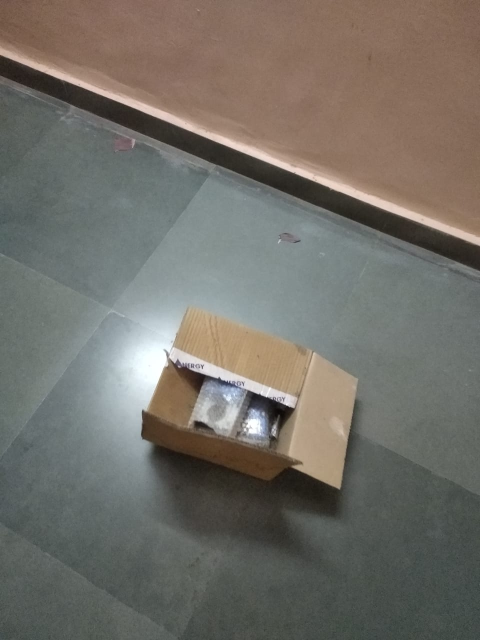
%> input picture Pictures/10.jpeg, 960 x 1280 px (shown at 1/2 size)
$ octave DetectStaircase.m   (GNU Octave 9; MATLAB toolbox functions it lacks are replaced by stand-ins)
%> lines starting %> are read from the running program, lines starting %| are printed output that depends on the picture; in (x1, y1, x2, y2) boxes, pixels count from 0 and x2, y2 are one past the last pixel; in counts of white or black regions, pixels touching at a corner belong together; the program's own positions count from 1
### bfltGray.m
% Implements bilateral filtering for grayscale images.
function B = bfltGray(A,w,sigma_d,sigma_r)
% Pre-compute Gaussian distance weights.
[X,Y] = meshgrid(-w:w,-w:w);
G = exp(-(X.^2+Y.^2)/(2*sigma_d^2));

% Apply bilateral filter.
dim = size(A);
B = zeros(dim);
for i = 1:dim(1)
   for j = 1:dim(2)

         % Extract local region.
         iMin = max(i-w,1);
         iMax = min(i+w,dim(1));
         jMin = max(j-w,1);
         jMax = min(j+w,dim(2));
         I = A(iMin:iMax,jMin:jMax);

         % Compute Gaussian intensity weights.
         H = exp(-(I-A(i,j)).^2/(2*sigma_r^2));

         % Calculate bilateral filter response.
         F = H.*G((iMin:iMax)-i+w+1,(jMin:jMax)-j+w+1);
         B(i,j) = sum(F(:).*I(:))/sum(F(:));

   end
end

### bfilter2.m
% BFILTER2 Two dimensional bilateral filtering.

function B = bfilter2(A,w,sigma)
% Verify that the input image exists and is valid.
if ~exist('A','var') || isempty(A)
   error('Input image A is undefined or invalid.');
end
if ~isfloat(A) || ~sum([1,3] == size(A,3)) || ...
      min(A(:)) < 0 || max(A(:)) > 1
   error(['Input image A must be a double precision ',...
          'matrix of size NxMx1 or NxMx3 on the closed ',...
          'interval [0,1].']);
end
% Verify bilateral filter window size.
if ~exist('w','var') || isempty(w) || ...
      numel(w) ~= 1 || w < 1
   w = 5;
end
w = ceil(w);
% Verify bilateral filter standard deviations.
if ~exist('sigma','var') || isempty(sigma) || ...
      numel(sigma) ~= 2 || sigma(1) <= 0 || sigma(2) <= 0
   sigma = [3 0.1];
end
% Apply either grayscale or color bilateral filtering.
if size(A,3) == 1
   B = bfltGray(A,w,sigma(1),sigma(2));
else
   B = bfltColor(A,w,sigma(1),sigma(2));
end
%%%%%%%%%%%%%%%%%%%%%%%%%%%%%%%%%%%%%%%%%%%%%%%%%%%%%%%%%%%%%
% [55 lines of commented-out code are left out]

### DetectStaircase.m
clc
close all
clear all

L=[];
I  = imread('10.jpeg');
%> I is the input picture: size 1280x960x3 uint8; mean R, G, B 114.4, 111.1, 103.9
I=imresize(I,[256 256]);
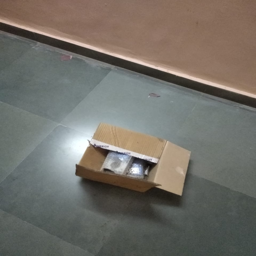
%> I: size 256x256x3 uint8; mean R, G, B 114.4, 111.1, 103.9
I=imsharpen(I);
B=im2double(I);
B=rgb2gray(B);
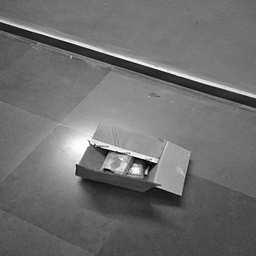
%> B: size 256x256 double; min 0, max 1, mean 0.437
figure
subplot(2,2,1)
imshow(B)
rotI=bfilter2(B,[3 3],[3 3]);
%> after the loop in bfltGray, `for i = 1:dim(1)`:
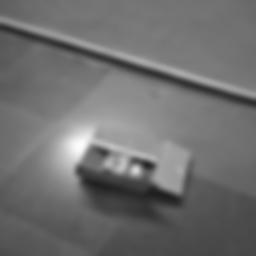
%> B: size 256x256 double; min 0.119, max 0.989, mean 0.437
BW = edge(rotI,'canny');
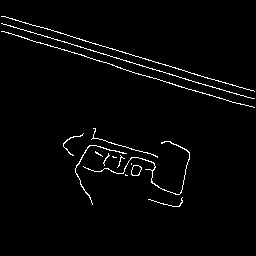
%> BW: size 256x256 logical; 2.3% white in thin lines or dots, all inside (x1, y1, x2, y2) = (1, 16, 255, 207)
subplot(2,2,2)
imshow(BW)
[H,T,R] = hough(BW);
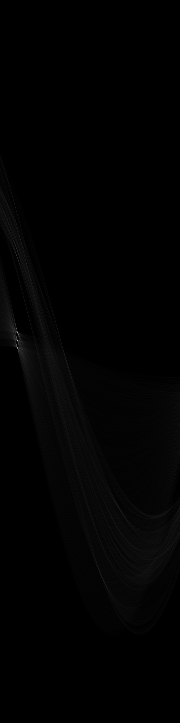
%> H: size 723x180 double; min 0, max 215, mean 2.1
%> T = 180 values from -90 to 89; R = 723 values from -361 to 361
subplot(2,2,3)
imshow(H,[],'XData',T,'YData',R,...
            'InitialMagnification','fit');
xlabel('\theta'), ylabel('\rho');
axis on, axis normal, hold on;
% colormap(hot)
P  = houghpeaks(H,5,'threshold',ceil(0.3*max(H(:))));
%> P = [341 18; 329 17]
x = T(P(:,2)); y = R(P(:,1));
%> after `x = T(P(:,2))`: x = [-73 -74]
%> after `y = R(P(:,1))`: y = [-21 -33]
plot(x,y,'s','color','white');
hold off
% Find lines and plot them
lines = houghlines(BW,T,R,P,'FillGap',10,'MinLength',10);
%> lines = 2 lines; point1 to point2 (x, y): (3, 24) to (248, 98), (127, 71) to (255, 108)
subplot(2,2,4)
imshow(rotI), hold on
max_len = 0;
for k = 1:length(lines)
   xy = [lines(k).point1; lines(k).point2];
   lines(k).ord=lines(k).point2(2);
   % Determine the endpoints of the longest line segment
   len = norm(lines(k).point1 - lines(k).point2);
   if ( len > max_len)
      max_len = len;
      xy_long = xy;
   end
   if len<25
       L(k)=0;
       lines(k).length=0;
       continue;
   end
   L(k)=len;
   lines(k).length=len;
   plot(xy(:,1),xy(:,2),'LineWidth',2,'Color','green');

   % Plot beginnings and ends of lines
   plot(xy(1,1),xy(1,2),'x','LineWidth',2,'Color','yellow');
   plot(xy(2,1),xy(2,2),'x','LineWidth',2,'Color','red');

end
%> this loop made 2 passes
%> (len, max_len, xy_long) on pass 1: (255.9, 255.9, [3 24; 248 98])
%> (xy, len) on pass 2: ([127 71; 255 108], 133.2)
%> after the loop, L = [255.9 133.2]
% highlight the longest line segment
plot(xy_long(:,1),xy_long(:,2),'LineWidth',2,'Color','blue')
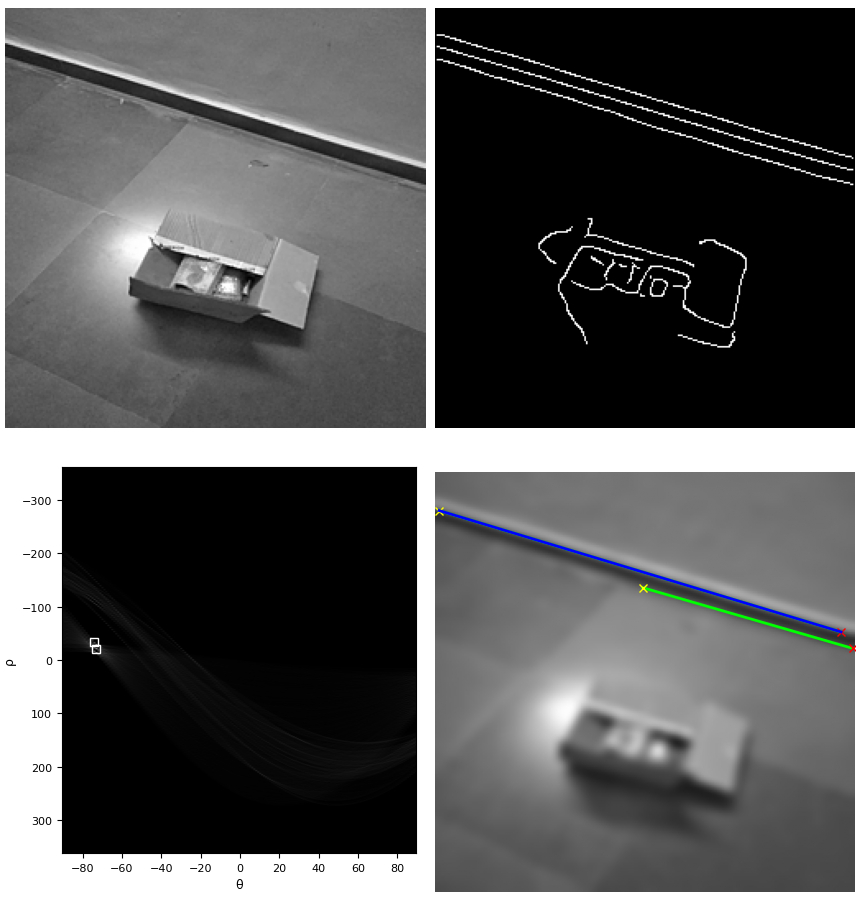
%> figure redrawn from the program's plot data, 4 panels

T = struct2table(lines);
%> T has the same summary as lines
sortedT = sortrows(T, 'ord');
%> sortedT has the same summary as lines
Slines = table2struct(sortedT);
%> Slines has the same summary as lines

Dist=zeros(length(Slines));
for i=1:length(Slines)
    for j=1:length(Slines)
        if ((Slines(i).theta>=83)&&(Slines(j).theta>=83))||((Slines(j).theta<=-83)&&(Slines(i).theta<=-83))
                    dist=DistBetween2Segment(Slines(i).point1,Slines(i).point2,Slines(j).point1,Slines(j).point2);
                    Dist(i,j)=dist;
        else
            Dist(i,j)=0;
        end
    end
end
%> this loop made 2 passes
%> after the loop, Dist = [0 0; 0 0]
CloseDist=[];
for i=1:length(Slines)
    for j=1:length(Slines)
        if abs(i-j)==1
            CloseDist=[CloseDist Dist(i,j)];
        end
    end
end
%> after the loop, CloseDist = [0 0]

if (length(find(CloseDist~=0))/length(CloseDist)>0.4)
    display('It is a staircase')
elseif (length(find(CloseDist~=0))/length(CloseDist)<=0.4)&&(length(find(CloseDist~=0))/length(CloseDist)>0.2)
    display('Staircase is nearby')
else
    display('No staircase nearby')
end

$ run again, with Pictures/1.jpeg copied over Pictures/10.jpeg
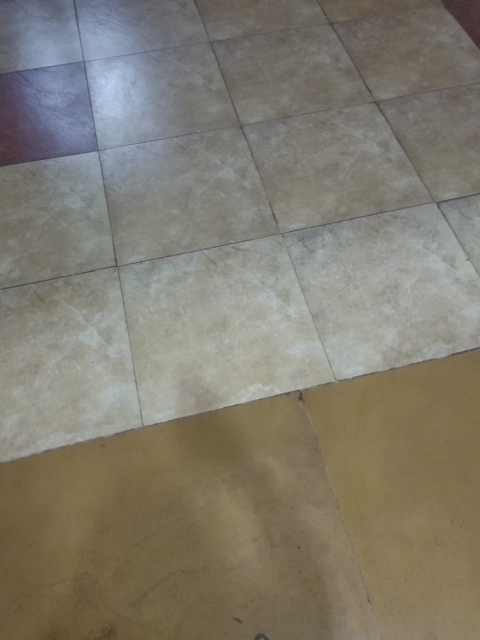
%> input picture Pictures/1.jpeg, 960 x 1280 px (shown at 1/2 size)
%> I is the input picture: size 1280x960x3 uint8; mean R, G, B 128.5, 123.3, 110.9
%> `BW = edge(rotI,'canny');`:
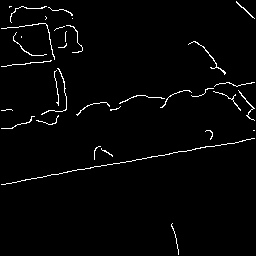
%> BW: size 256x256 logical; 2.1% white in thin lines or dots
%> `[H,T,R] = hough(BW);`: T = 180 values from -90 to 89; R = 723 values from -361 to 361
%> P = [543 171; 490 52; 479 173; 428 174; 406 83]
%> x = [80 -39 82 83 -8]
%> y = [181 128 117 66 44]
%> lines = 7 lines; point1 to point2 (x, y): (122, 163) to (59, 175), (173, 154) to (132, 162), (202, 46) to (225, 75), (55, 72) to (59, 101), (234, 85) to (252, 107), (26, 180) to (2, 185), (50, 33) to (53, 55)
%> the loop `for k = 1:length(lines)` made 7 passes
%> (len, max_len, xy_long) on passes 1 to 2: (41.77, 41.77, [173 154; 132 162]), (64.13, 64.13, [122 163; 59 175])
%> after the loop `for k = 1:length(lines)`: L = [41.77 64.13 0 37.01 28.43 0 29.27]
%> `plot(xy_long(:,1),xy_long(:,2),'LineWidth',2,'Color','blue')`:
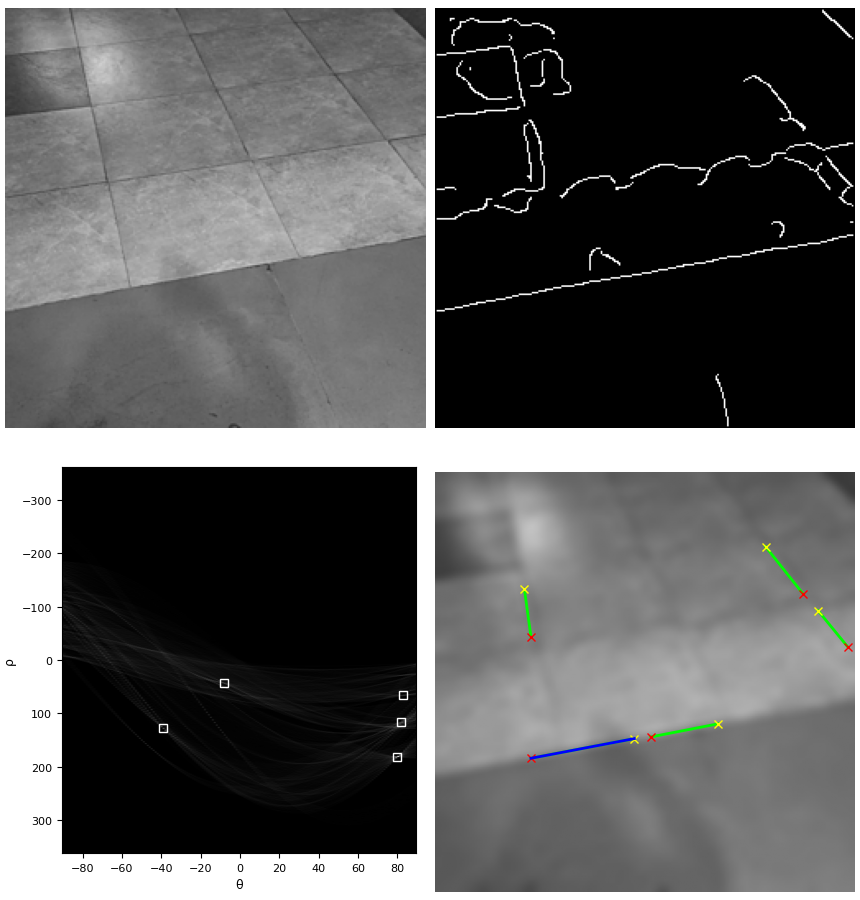
%> figure redrawn from the program's plot data, 4 panels
%> `T = struct2table(lines);`: T has the same summary as lines
%> sortedT has the same summary as lines
%> Slines has the same summary as lines
%> the loop `for i=1:length(Slines)` made 7 passes
%> after the loop `for i=1:length(Slines)`: Dist = [0 0 0 0 0 0 0; 0 0 0 0 0 0 0; 0 0 0 0 0 0 0; 0 0 0 0 0 0 0; 0 0 0 0 0 0 0; 0 0 0 0 0 0 0; 0 0 0 0 0 0 0]
%> after the loop `for i=1:length(Slines)`: CloseDist = [0 0 0 0 0 0 0 0 0 0 0 0]

$ run again, with Pictures/11.jpeg copied over Pictures/10.jpeg
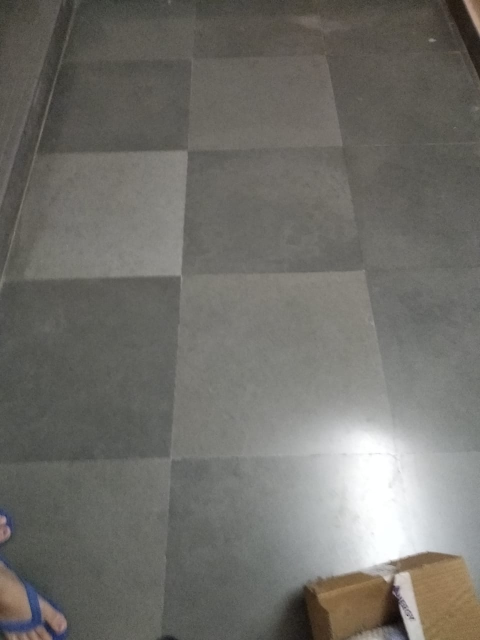
%> input picture Pictures/11.jpeg, 960 x 1280 px (shown at 1/2 size)
%> I is the input picture: size 1280x960x3 uint8; mean R, G, B 112, 110.7, 105.4
%> `BW = edge(rotI,'canny');`:
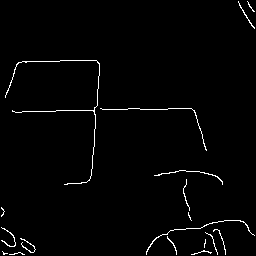
%> BW: size 256x256 logical; 1.7% white in thin lines or dots
%> `[H,T,R] = hough(BW);`: T = 180 values from -90 to 89; R = 723 values from -361 to 361
%> P = [473 180; 465 95; 424 180; 552 175; 515 74]
%> x = [89 4 89 84 -17]
%> y = [111 103 62 190 153]
%> lines = 9 lines; longest, point1 to point2 (x, y): (195, 111) to (207, 151), (95, 110) to (128, 110), (57, 111) to (87, 111), (31, 62) to (60, 62), (169, 109) to (192, 109), (13, 112) to (30, 112)
%> the loop `for k = 1:length(lines)` made 9 passes
%> (len, max_len, xy_long) on passes 1, 2, 9: (23, 23, [169 109; 192 109]), (33, 33, [95 110; 128 110]), (41.76, 41.76, [195 111; 207 151])
%> after the loop `for k = 1:length(lines)`: L = [0 33 30 0 0 0 0 29 41.76]
%> `plot(xy_long(:,1),xy_long(:,2),'LineWidth',2,'Color','blue')`:
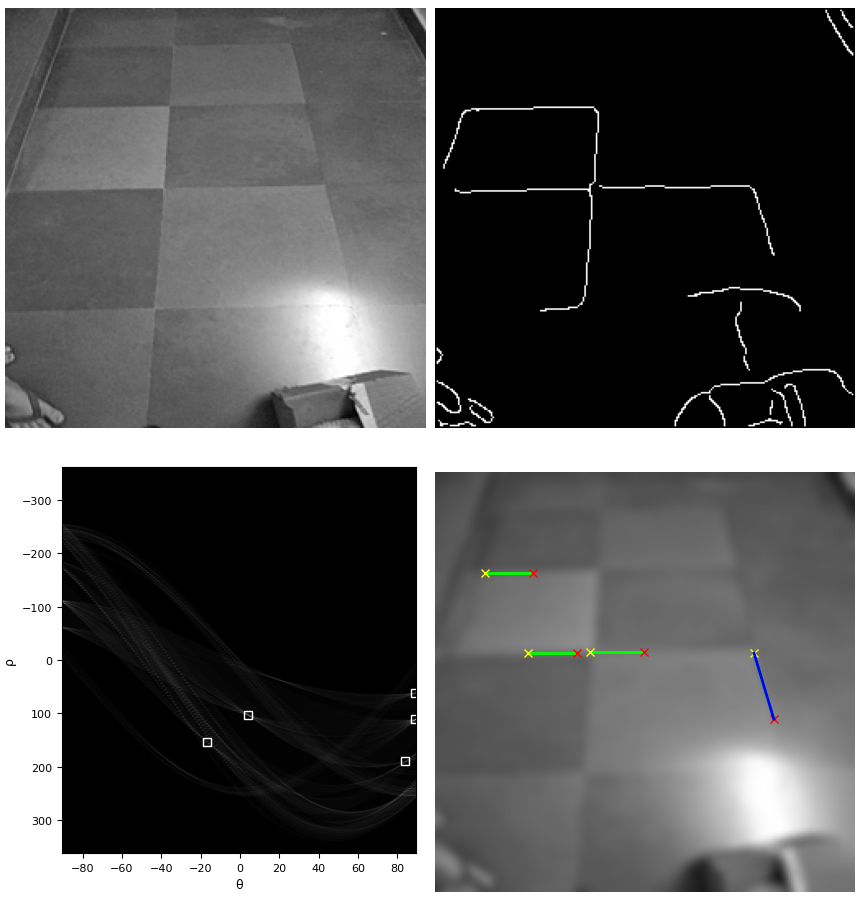
%> figure redrawn from the program's plot data, 4 panels
%> `T = struct2table(lines);`: T has the same summary as lines
%> sortedT has the same summary as lines
%> Slines has the same summary as lines
%> the loop `for i=1:length(Slines)` made 9 passes
%> after the loop `for i=1:length(Slines)`: Dist = [0 118.7 59.41 49 50.01 0 0 0 0; 118.7 0 41.01 82.02 139 0 0 0 0; 59.41 41.01 0 8.06 65.03 0 0 0 0; 49 82.02 8.06 0 27.02 0 0 0 0; 50.01 139 65.03 27.02 0 0 0 0 0; 0 0 0 0 0 0 0 0 0; 0 0 0 0 0 0 0 0 0; 0 0 0 0 0 0 0 0 0; 0 0 0 0 0 0 0 0 0]; dist = 0
%> after the loop `for i=1:length(Slines)`: CloseDist = [118.7 118.7 41.01 41.01 8.06 8.06 27.02 27.02 0 0 0 0 0 0 0 0]

$ run again, with Pictures/2.jpeg copied over Pictures/10.jpeg
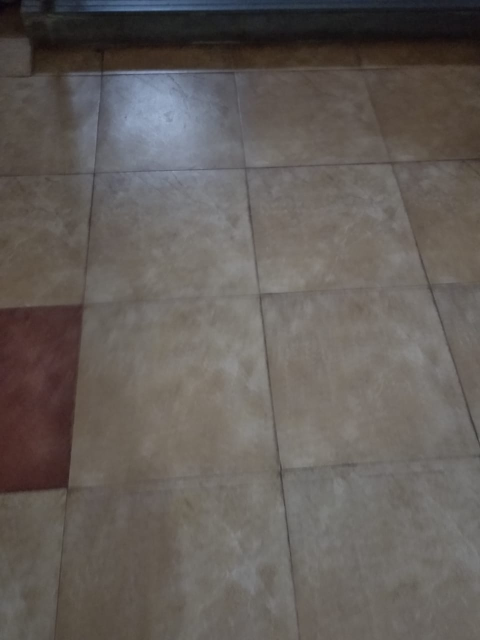
%> input picture Pictures/2.jpeg, 960 x 1280 px (shown at 1/2 size)
%> I is the input picture: size 1280x960x3 uint8; mean R, G, B 99.4, 93.4, 89.3
%> `BW = edge(rotI,'canny');`:
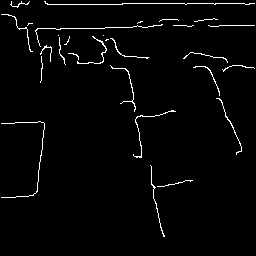
%> BW: size 256x256 logical; 2.4% white in thin lines or dots
%> `[H,T,R] = hough(BW);`: T = 180 values from -90 to 89; R = 723 values from -361 to 361
%> P = [359 1; 391 180; 472 79; 463 77; 421 98]
%> x = [-90 89 -12 -14 7]
%> y = [-3 29 110 101 59]
%> lines = 10 lines; longest, point1 to point2 (x, y): (123, 4) to (255, 4), (152, 180) to (164, 237), (38, 29) to (87, 29), (128, 71) to (138, 118), (209, 26) to (255, 26), (154, 196) to (164, 237)
%> the loop `for k = 1:length(lines)` made 10 passes
%> (len, max_len, xy_long) on passes 1 to 2: (17, 17, [12 4; 29 4]), (132, 132, [123 4; 255 4])
%> after the loop `for k = 1:length(lines)`: L = [0 132 46 38 49 48.05 58.25 0 0 42.2]
%> `plot(xy_long(:,1),xy_long(:,2),'LineWidth',2,'Color','blue')`:
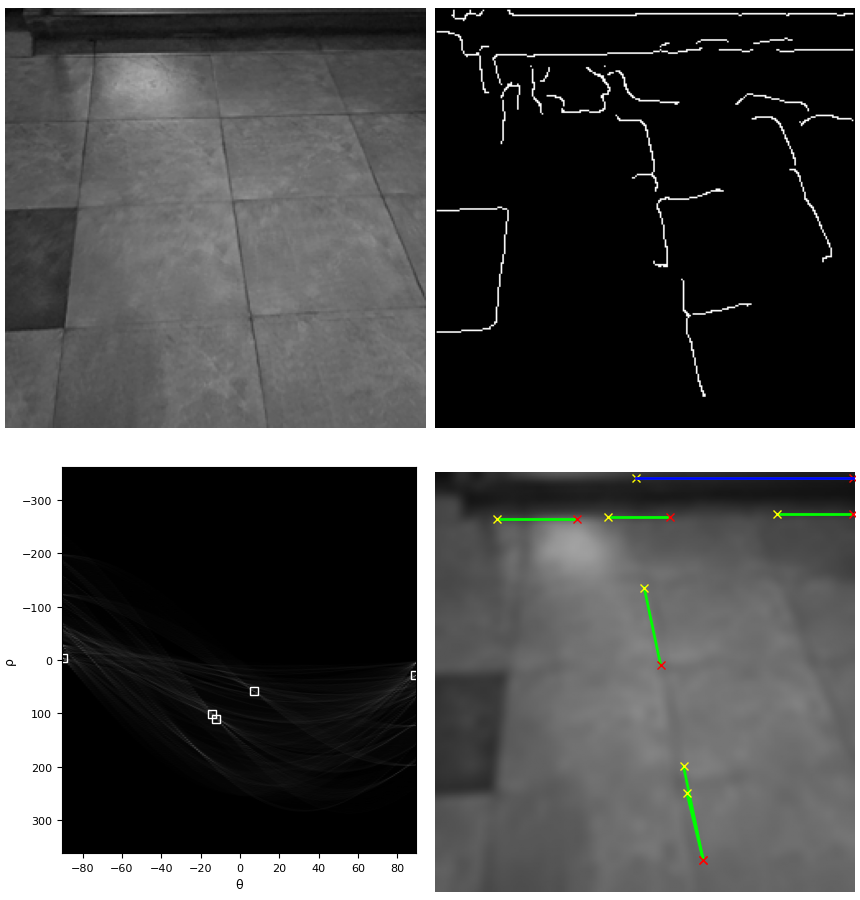
%> figure redrawn from the program's plot data, 4 panels
%> `T = struct2table(lines);`: T has the same summary as lines
%> sortedT has the same summary as lines
%> Slines has the same summary as lines
%> the loop `for i=1:length(Slines)` made 10 passes
%> after the loop `for i=1:length(Slines)`: dist = 0
%> after the loop `for i=1:length(Slines)`: CloseDist = 18 values, max 94 at index 1, min 0 at index 3, mean 19.78
